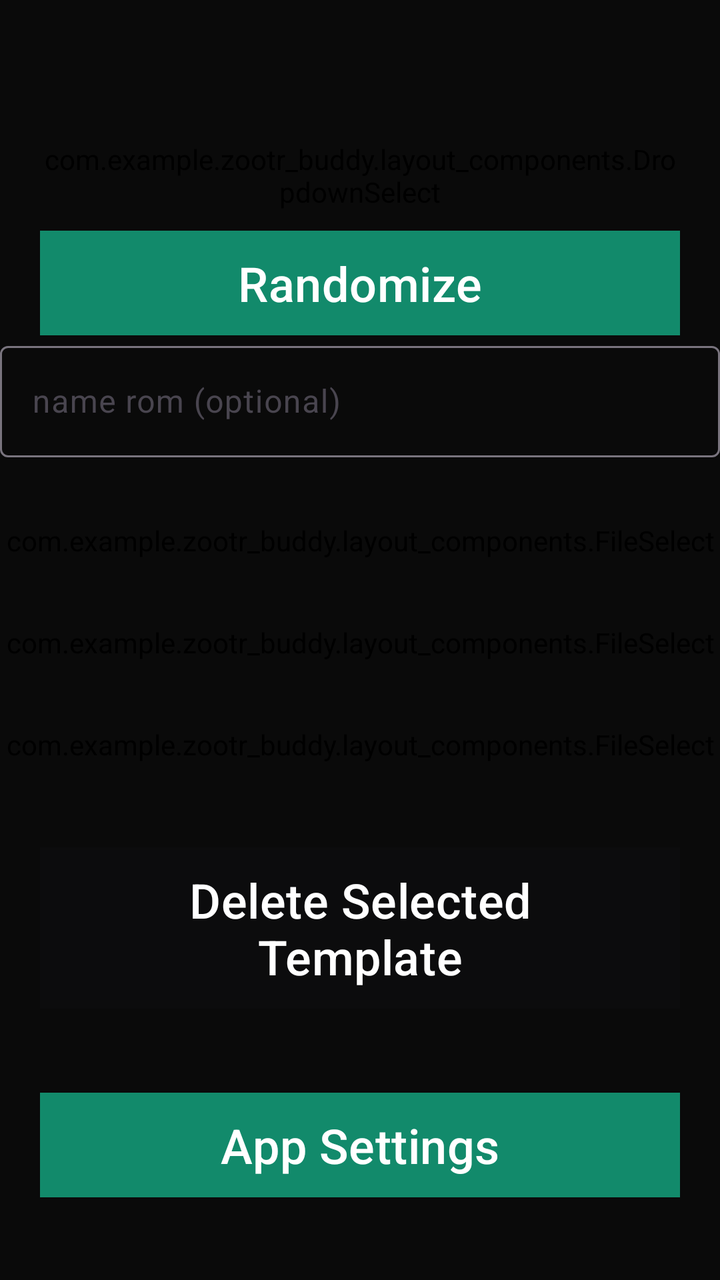
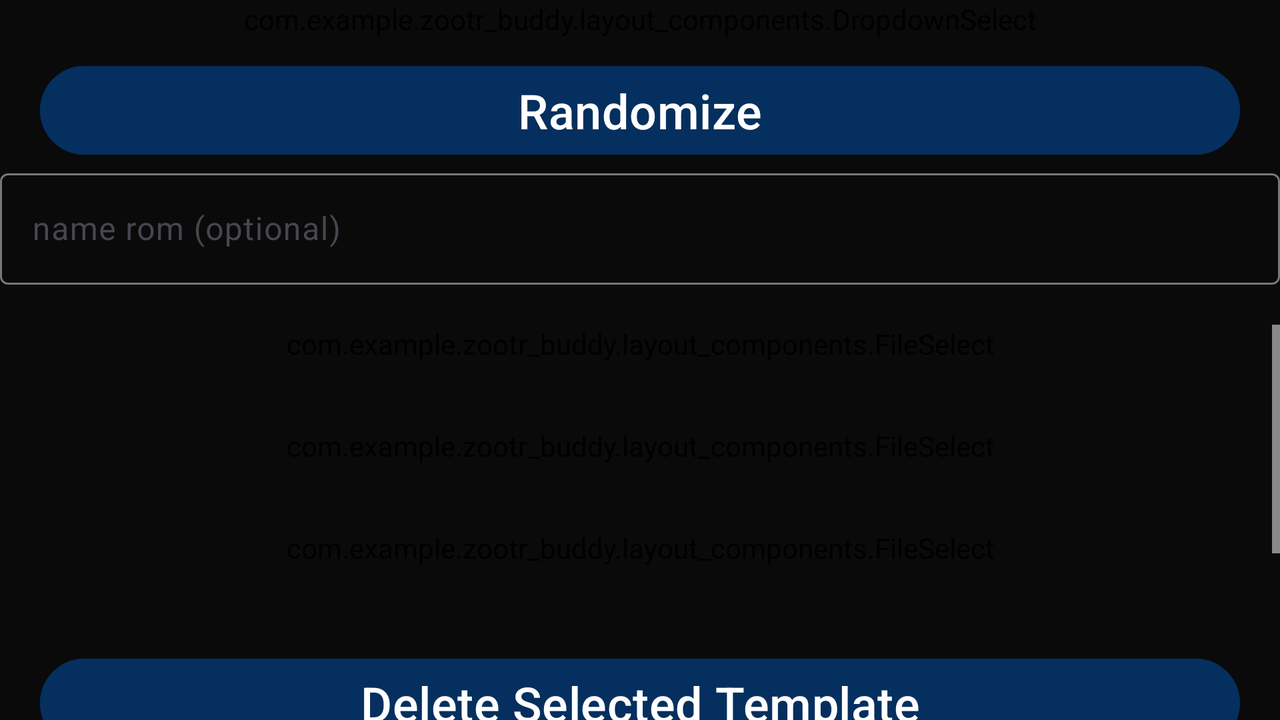

An Android layout and its configuration variant, each rendered on a device that would load it. The default file and the variant file are quoted in full after the pictures.
<!-- AndroidManifest.xml: application theme Theme.ZOoTRBuddy -->
<!-- res/layout/generate_rando.xml -->
<?xml version="1.0" encoding="utf-8"?>
<LinearLayout xmlns:android="http://schemas.android.com/apk/res/android"
    xmlns:app="http://schemas.android.com/apk/res-auto"
    android:layout_width="match_parent"
    android:layout_height="match_parent"
    android:orientation="vertical"
    android:background="?attr/android:background">

    <Space
        android:layout_width="match_parent"
        android:layout_height="70dp" />

    <com.example.zootr_buddy.layout_components.DropdownSelect
        android:id="@+id/settingsDropdown"
        android:layout_width="match_parent"
        android:layout_height="wrap_content"
        android:layout_marginHorizontal="20dip" />

    <Button
        android:id="@+id/generateRandoButton"
        android:layout_width="match_parent"
        android:layout_height="wrap_content"
        android:layout_gravity="center_horizontal"
        android:layout_marginHorizontal="20dip"
        android:layout_marginTop="10dip"
        android:radius="8dp"
        android:background="@drawable/focus_outline_secondary"
        android:text="Randomize"
        android:textAlignment="center"
        android:textAllCaps="false"
        android:textColor="?attr/secondaryButtonTextColor"
        android:textSize="24sp" />

    <com.google.android.material.textfield.TextInputLayout
        android:layout_width="match_parent"
        android:layout_height="wrap_content">

        <com.google.android.material.textfield.TextInputEditText
            android:id="@+id/RomNameText"
            android:layout_width="match_parent"
            android:layout_height="wrap_content"
            android:textColorHint="?attr/hintTextColor"
            android:textColor="?attr/android:textColorSecondary"
            android:hint="name rom (optional)" />
    </com.google.android.material.textfield.TextInputLayout>

    <Space
        android:layout_width="match_parent"
        android:layout_height="32dp" />

    <ScrollView
        android:layout_width="match_parent"
        android:layout_height="0dp"
        android:layout_weight="8">

        <LinearLayout
            android:layout_width="match_parent"
            android:layout_height="wrap_content"
            android:orientation="vertical">

            <com.example.zootr_buddy.layout_components.FileSelect
                android:id="@+id/fileSelect"
                android:layout_width="match_parent"
                android:layout_height="wrap_content"
                app:buttonText="Select ROM"
                app:hintText="An Ocarina of Time 1.0 NTSC-U / NTSC-J ROM" />

            <Space
                android:layout_width="match_parent"
                android:layout_height="32dp" />

            <com.example.zootr_buddy.layout_components.FileSelect
                android:id="@+id/folderSelect"
                android:layout_width="match_parent"
                android:layout_height="wrap_content"
                app:buttonText="Select Directory"
                app:hintText="path to save roms" />

            <Space
                android:layout_width="match_parent"
                android:layout_height="32dp" />

            <com.example.zootr_buddy.layout_components.FileSelect
                android:id="@+id/settingsDirectorySelect"
                android:layout_width="match_parent"
                android:layout_height="wrap_content"
                app:buttonText="Select Directory"
                app:hintText="path to save settings" />

            <Space
                android:layout_width="match_parent"
                android:layout_height="32dp" />

            <Button
                android:id="@+id/DeleteTemplateButton"
                android:layout_width="match_parent"
                android:layout_height="wrap_content"
                android:layout_gravity="center_horizontal"
                android:layout_marginHorizontal="20dip"
                android:layout_marginTop="10dip"
                android:radius="8dp"
                android:background="@drawable/focus_outline_secondary"
                android:enabled="false"
                android:text="Delete Selected Template"
                android:textAlignment="center"
                android:textAllCaps="false"
                android:textColor="?attr/secondaryButtonTextColor"
                android:textSize="24sp" />

            <Space
                android:layout_width="match_parent"
                android:layout_height="32dp" />

            <Button
                android:id="@+id/AppSettingsButton"
                android:layout_width="match_parent"
                android:layout_height="wrap_content"
                android:layout_gravity="center_horizontal"
                android:layout_marginHorizontal="20dip"
                android:layout_marginTop="10dip"
                android:radius="8dp"
                android:background="@drawable/focus_outline_secondary"
                android:text="App Settings"
                android:textAlignment="center"
                android:textAllCaps="false"
                android:textColor="?attr/secondaryButtonTextColor"
                android:textSize="24sp" />
        </LinearLayout>
    </ScrollView>

</LinearLayout>
<!-- resources referenced by this layout -->
<resources>
  <!-- drawable focus_outline_secondary (drawable) -->
  <?xml version="1.0" encoding="utf-8"?>
  <selector xmlns:android="http://schemas.android.com/apk/res/android">
      <item android:state_focused="true">
          <shape android:shape="rectangle">
              <solid android:color="?attr/android:colorSecondary"/>
              <stroke android:width="3dp" android:color="?attr/focusOutline"/>
          </shape>
      </item>
  
      <item>
          <shape android:shape="rectangle">
              <solid android:color="?attr/android:colorSecondary"/>
              <stroke android:width="0dp" android:color="@android:color/transparent"/>
          </shape>
      </item>
  </selector>
  <style name="Theme.ZOoTRBuddy" parent="Theme.Material3.Light">
          <item name="hintTextColor">@color/gray_100</item>
          <item name="android:colorSecondary">@color/blue</item>
          <item name="android:textColorSecondary">@color/white</item>
          <item name="primaryButtonTextColor">@color/white</item>
          <item name="secondaryButtonTextColor">@color/white</item>
          <item name="android:colorPrimary">@color/sea_green</item>
          <item name="colorPrimary">@color/sea_green</item>
          <item name="android:textColor">@color/white</item>
          <item name="android:textColorPrimary">@color/white</item>
          <item name="android:background">@color/gray_700</item>
          <item name="backgroundSecondary">@color/gray_500</item>
          <item name="android:textColorHint">@color/gray_100</item>
          <item name="android:dropDownListViewStyle">@style/DropdownWithHorizontalDivider</item>
          <item name="tooltipBackground">@color/gray_700</item>
          <item name="focusOutline">@color/sea_green_light</item>
          <item name="elevationColor5">#090909</item>
          <item name="elevationColor4">#1a1a1a</item>
          <item name="elevationColor3">#313131</item>
          <item name="elevationColor2">#484848</item>
          <item name="elevationColor1">#5d5d5d</item>
      </style>
  <color name="gray_100">#B3B3B3</color>
  <color name="blue">#052F5F</color>
  <color name="white">#FFFFFFFF</color>
  <color name="sea_green">#128A6B</color>
  <color name="gray_700">#0A0A0A</color>
  <color name="gray_500">#111111</color>
  <style name="DropdownWithHorizontalDivider" parent="android:Widget.ListView.DropDown">
          <item name="android:divider">@color/gray_100</item>
          <item name="android:dividerHeight">1dp</item>
      </style>
  <color name="sea_green_light">#06a77d</color>
</resources>
<!-- res/layout-land/generate_rando.xml (the repository's variant of the layout above) -->
<!-- drawn on the phone turned sideways -->
<?xml version="1.0" encoding="utf-8"?>
<androidx.constraintlayout.widget.ConstraintLayout xmlns:android="http://schemas.android.com/apk/res/android"
    xmlns:app="http://schemas.android.com/apk/res-auto"
    xmlns:tools="http://schemas.android.com/tools"
    android:id="@+id/linearLayout2"
    android:layout_width="match_parent"
    android:layout_height="match_parent"
    android:background="?attr/android:background"
    android:fitsSystemWindows="true">

    <com.example.zootr_buddy.layout_components.DropdownSelect
        android:id="@+id/settingsDropdown"
        android:layout_width="0dp"
        android:layout_height="wrap_content"
        android:layout_marginStart="20dp"
        android:layout_marginLeft="20dp"
        android:layout_marginEnd="20dp"
        android:layout_marginRight="20dp"
        android:layout_marginBottom="10dp"
        app:layout_constraintBottom_toTopOf="@+id/generateRandoButton"
        app:layout_constraintEnd_toEndOf="parent"
        app:layout_constraintStart_toStartOf="parent"
        app:layout_constraintTop_toTopOf="parent" />

    <Button
        android:id="@+id/generateRandoButton"
        android:layout_width="0dp"
        android:layout_height="wrap_content"
        android:layout_marginStart="20dp"
        android:layout_marginLeft="20dp"
        android:layout_marginEnd="20dp"
        android:layout_marginRight="20dp"
        android:backgroundTint="?attr/android:colorSecondary"
        android:text="Randomize"
        android:textAlignment="center"
        android:textAllCaps="false"
        android:textColor="?attr/secondaryButtonTextColor"
        android:textSize="24sp"
        app:layout_constraintBottom_toTopOf="@+id/textInputLayout2"
        app:layout_constraintEnd_toEndOf="parent"
        app:layout_constraintStart_toStartOf="parent"
        app:layout_constraintTop_toBottomOf="@+id/settingsDropdown" />

    <com.google.android.material.textfield.TextInputLayout
        android:id="@+id/textInputLayout2"
        android:layout_width="0dp"
        android:layout_height="wrap_content"
        app:layout_constraintBottom_toTopOf="@+id/space6"
        app:layout_constraintEnd_toEndOf="parent"
        app:layout_constraintStart_toStartOf="parent"
        app:layout_constraintTop_toBottomOf="@+id/generateRandoButton">

        <com.google.android.material.textfield.TextInputEditText
            android:id="@+id/RomNameText"
            android:layout_width="match_parent"
            android:layout_height="wrap_content"
            android:hint="name rom (optional)"
            android:textColor="?attr/android:textColorSecondary"
            android:textColorHint="?attr/hintTextColor" />
    </com.google.android.material.textfield.TextInputLayout>

    <Space
        android:id="@+id/space6"
        android:layout_width="0dp"
        android:layout_height="20dp"
        app:layout_constraintBottom_toTopOf="@+id/scrollView2"
        app:layout_constraintEnd_toEndOf="parent"
        app:layout_constraintStart_toStartOf="parent"
        app:layout_constraintTop_toBottomOf="@+id/textInputLayout2" />

    <ScrollView
        android:id="@+id/scrollView2"
        android:layout_width="0dp"
        android:layout_height="0dp"
        app:layout_constraintBottom_toBottomOf="parent"
        app:layout_constraintEnd_toEndOf="parent"
        app:layout_constraintStart_toStartOf="parent"
        app:layout_constraintTop_toBottomOf="@+id/space6">

        <LinearLayout
            android:layout_width="match_parent"
            android:layout_height="wrap_content"
            android:orientation="vertical">

            <com.example.zootr_buddy.layout_components.FileSelect
                android:id="@+id/fileSelect"
                android:layout_width="match_parent"
                android:layout_height="wrap_content"
                app:buttonText="Select ROM"
                app:hintText="An Ocarina of Time 1.0 NTSC-U / NTSC-J ROM" />

            <Space
                android:layout_width="match_parent"
                android:layout_height="32dp" />

            <com.example.zootr_buddy.layout_components.FileSelect
                android:id="@+id/folderSelect"
                android:layout_width="match_parent"
                android:layout_height="wrap_content"
                app:buttonText="Select Directory"
                app:hintText="path to save roms" />

            <Space
                android:layout_width="match_parent"
                android:layout_height="32dp" />

            <com.example.zootr_buddy.layout_components.FileSelect
                android:id="@+id/settingsDirectorySelect"
                android:layout_width="match_parent"
                android:layout_height="wrap_content"
                app:buttonText="Select Directory"
                app:hintText="path to save settings" />

            <Space
                android:layout_width="match_parent"
                android:layout_height="32dp" />

            <Button
                android:id="@+id/DeleteTemplateButton"
                android:layout_width="match_parent"
                android:layout_height="wrap_content"
                android:layout_gravity="center_horizontal"
                android:layout_marginHorizontal="20dip"
                android:layout_marginTop="10dip"
                android:backgroundTint="?attr/android:colorSecondary"
                android:enabled="false"
                android:text="Delete Selected Template"
                android:textAlignment="center"
                android:textAllCaps="false"
                android:textColor="?attr/secondaryButtonTextColor"
                android:textSize="24sp" />

            <Space
                android:layout_width="match_parent"
                android:layout_height="32dp" />

            <Button
                android:id="@+id/AppSettingsButton"
                android:layout_width="match_parent"
                android:layout_height="wrap_content"
                android:layout_gravity="center_horizontal"
                android:layout_marginHorizontal="20dip"
                android:layout_marginTop="10dip"
                android:backgroundTint="?attr/android:colorSecondary"
                android:text="App Settings"
                android:textAlignment="center"
                android:textAllCaps="false"
                android:textColor="?attr/secondaryButtonTextColor"
                android:textSize="24sp" />

            <Space
                android:layout_width="match_parent"
                android:layout_height="32dp" />
        </LinearLayout>
    </ScrollView>

</androidx.constraintlayout.widget.ConstraintLayout>
<!-- resources referenced by the variant -->
<!-- as the phone turned sideways resolves them -->
<resources>
  <style name="Theme.ZOoTRBuddy" parent="Theme.Material3.Light">
          <item name="hintTextColor">@color/gray_100</item>
          <item name="android:colorSecondary">@color/blue</item>
          <item name="android:textColorSecondary">@color/white</item>
          <item name="primaryButtonTextColor">@color/white</item>
          <item name="secondaryButtonTextColor">@color/white</item>
          <item name="android:colorPrimary">@color/sea_green</item>
          <item name="colorPrimary">@color/sea_green</item>
          <item name="android:textColor">@color/white</item>
          <item name="android:textColorPrimary">@color/white</item>
          <item name="android:background">@color/gray_700</item>
          <item name="backgroundSecondary">@color/gray_500</item>
          <item name="android:textColorHint">@color/gray_100</item>
          <item name="android:dropDownListViewStyle">@style/DropdownWithHorizontalDivider</item>
          <item name="tooltipBackground">@color/gray_700</item>
          <item name="focusOutline">@color/sea_green_light</item>
          <item name="elevationColor5">#090909</item>
          <item name="elevationColor4">#1a1a1a</item>
          <item name="elevationColor3">#313131</item>
          <item name="elevationColor2">#484848</item>
          <item name="elevationColor1">#5d5d5d</item>
      </style>
  <color name="gray_100">#B3B3B3</color>
  <color name="blue">#052F5F</color>
  <color name="white">#FFFFFFFF</color>
  <color name="sea_green">#128A6B</color>
  <color name="gray_700">#0A0A0A</color>
  <color name="gray_500">#111111</color>
  <style name="DropdownWithHorizontalDivider" parent="android:Widget.ListView.DropDown">
          <item name="android:divider">@color/gray_100</item>
          <item name="android:dividerHeight">1dp</item>
      </style>
  <color name="sea_green_light">#06a77d</color>
</resources>
